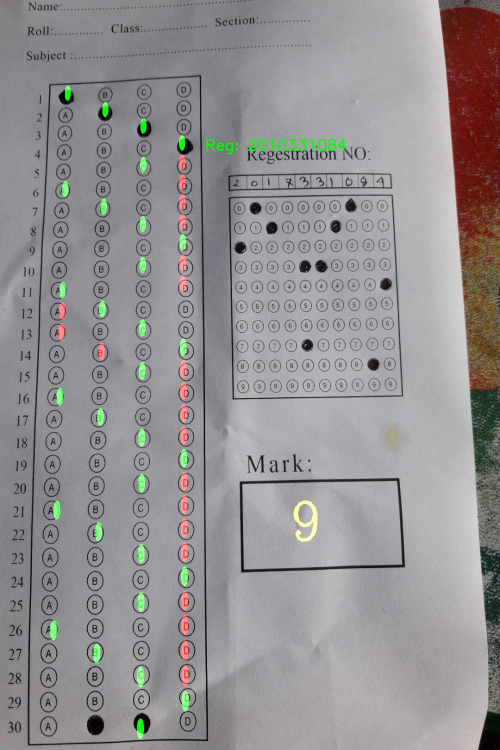
#> input picture Scanned_images/Reg-2010331084.jpg, 1000 x 1500 px (shown at 1/2 size); its folder holds only this picture in this run
$ python -i OMR_main.py   (imports and definitions only)
#> lines starting #> are read from the running program, lines starting #| are printed output that depends on the picture; after the words box and inside, x2 and y2 are one past the last pixel; in counts of white or black regions, pixels touching at a corner belong together
### utlis.py
import cv2
import numpy as np

## TO STACK ALL THE IMAGES IN ONE WINDOW
# [35 lines left out: function stackImages, not called in this run]

def rectContour(contours):

    rectCon = []
    for i in contours:
        area = cv2.contourArea(i)
        #print("Area",area)
        if area>50:
            peri = cv2.arcLength(i,True)
            approx = cv2.approxPolyDP(i,0.02*peri,True)
            #print("Corner Points",len(approx))
            if len(approx) == 4:
                rectCon.append(i)
    rectCon = sorted(rectCon, key=cv2.contourArea,reverse=True)

    return rectCon

def getCornerPoints(cont):
    peri = cv2.arcLength(cont, True)
    approx = cv2.approxPolyDP(cont, 0.02 * peri, True)
    return approx

def reorder(mypoints):

    mypoints = mypoints.reshape((4,2))
    mypointsNew = np.zeros((4,1,2),np.int32)
    add = mypoints.sum(1)
    #print(mypoints)
    #print(add)
    mypointsNew[0]= mypoints[np.argmin(add)] #[0 , 0]
    mypointsNew[3]= mypoints[np.argmax(add)] #[w , h]
    diff = np.diff(mypoints,axis=1)
    mypointsNew[1]=mypoints[np.argmin(diff)] #[w , 0]
    mypointsNew[2] = mypoints[np.argmax(diff)]  # [0 , h]
    #print(diff)

    return mypointsNew
def splitBoxes(img,q,c):
    rows = np.vsplit(img,q)
    #cv2.imshow("c1",rows[0])
    boxes = []
    for r in rows:
        cols = np.hsplit(r,c)
        for box in cols:
            boxes.append(box)

    #cv2.imshow("Split",boxes[0])

    return boxes
def showAnswers(img,myIndex,grading,ans,questions,choices):
    secW = int(img.shape[1]/choices)
    secH = int(img.shape[0]/questions)
    # print(secH)
    # print(secW)
    for x in range(0,questions):
        myAns = myIndex[x]
        cX = (myAns*secW)+secW//2
        cY = (x*secH) + secH // 2

        if grading[x] == 1:
           myColor = (0,255,0)
        else:
            myColor = (0,0,255)
            correctAns = ans[x]
            cv2.circle(img, ((correctAns*secW)+secW//2, (x*secH)+secH//2), 20, (0,255,0), cv2.FILLED)

        cv2.circle(img,(cX,cY),20,myColor,cv2.FILLED)
    return img

### OMR_main.py
import cv2
import numpy as np
import utlis
#import gui
import file_handeling as file
import heapq

################################################
path = "test4.jpg"
widthImg = 1000
heightImg = 1500
#question = gui.number_of_qusns
#choices = gui.number_of_optios
question=30
choices=4

#ans = [0,1,2,3,2,0,1,2,3,2,0,1,2,3,2,0,1,2,3,2,0,1,2,3,2,0,1,2,3,2]
#ans = [0,0,0,0,0,0,0,0,0,0,0,0,0,0,0,0,0,0,0,0,0,0,0,0,0,0,0,0,0,0]
ans = [0, 1, 0, 2, 3, 0, 2, 1, 3, 2, 2, 0, 3, 3, 0, 2, 3, 1, 2, 3, 0, 1, 1, 2, 3, 3, 1, 1, 2, 3]


webCamFeed = True
cameraNo = 0

################################################
#cap = cv2.VideoCapture(0)
#cap.set(10,250)
def set_q(x):
    global question
    question = x

def set_c(x):
    global choices
    choices = x
def set_ans():
    global ans
    ans = file.return_answer("Answers.txt")

def main_check(img):
    score = 0
    roll =""
    #if webCamFeed: success ,img = cap.read()
    #else:
    #img = cv2.imread(path)


    #PreProcessing
    img = cv2.resize(img,(widthImg,heightImg))
    imgContours = img.copy()
    imgFinal = img.copy()
    imgBiggestContours = img.copy()
    imgGray = cv2.cvtColor(img,cv2.COLOR_BGR2GRAY)
    imgBlur = cv2.GaussianBlur(imgGray,(5,5),1)
    imgCanny = cv2.Canny(imgBlur,10,50)
    try:
        #Finding all Contours
        countours, hierarchy = cv2.findContours(imgCanny,cv2.RETR_EXTERNAL,cv2.CHAIN_APPROX_NONE)
        cv2.drawContours(imgContours,countours,-1,(0,255,0),10 )
        # Find Recttangle
        rectCon = utlis.rectContour(countours)
        biggestContour = utlis.getCornerPoints(rectCon[0])
        gradePoints = utlis.getCornerPoints(rectCon[2])
        regPoints = utlis.getCornerPoints(rectCon[1])
        #print(biggestContour)

        if biggestContour.size != 0 and gradePoints.size != 0:
            cv2.drawContours(imgBiggestContours,biggestContour,-1,(0,255,0),20)
            cv2.drawContours(imgBiggestContours, gradePoints, -1, (255, 0, 0), 20)
            cv2.drawContours(imgBiggestContours, regPoints, -1, (255, 0, 0), 20)
            biggestContour = utlis.reorder(biggestContour)
            regPoints = utlis.reorder(regPoints)
            gradePoints = utlis.reorder(gradePoints)

            #mcq

            pt1 = np.float32(biggestContour)
            pt2 = np.float32([[0, 0], [widthImg, 0], [0, heightImg], [widthImg, heightImg]])
            matrix = cv2.getPerspectiveTransform(pt1, pt2)
            imgwrapcolored = cv2.warpPerspective(img, matrix, (widthImg, heightImg))
            #cv2.imshow("Grade", imgwrapcolored)

            #reg no

            ptR1 = np.float32(regPoints)
            ptR2 = np.float32([[0, 0], [320, 0], [0, 320], [320, 320]])
            matrixR = cv2.getPerspectiveTransform(ptR1, ptR2)
            imgRegDisplay = cv2.warpPerspective(img, matrixR, (320, 320))
            #cv2.imshow("Reg",imgRegDisplay)
            roll = reg(imgRegDisplay)

            #grade points

            ptG1 = np.float32(gradePoints)
            ptG2 = np.float32([[0, 0], [325, 0], [0, 150], [325, 150]])
            matrixG = cv2.getPerspectiveTransform(ptG1, ptG2)
            imgGradeDisplay = cv2.warpPerspective(img, matrixG, (325, 150))
            #cv2.imshow("Grade", imgGradeDisplay)


            ##apply threshold
            imgWrapGray = cv2.cvtColor(imgwrapcolored,cv2.COLOR_BGR2GRAY)
            imgBlurMCQ = cv2.GaussianBlur(imgWrapGray, (5, 5), 1)
            imgThresh = cv2.threshold(imgWrapGray,125,255,cv2.THRESH_BINARY_INV+cv2.THRESH_OTSU)[1]
            #imgThresh = cv2.adaptiveThreshold(imgBlurMCQ,255,cv2.ADAPTIVE_THRESH_MEAN_C,cv2.THRESH_BINARY_INV,5,2)
            #cv2.imshow("test",imgThresh)
            boxes = utlis.splitBoxes(imgThresh,question,choices)
            #cv2.imshow("test",boxes[0])

            #Getting Non Zero Pixel
            myPixelVal = np.zeros((question,choices))
            countC = 0
            countR = 0
            # print(question)
            # print(choices)
            # print(ans)
            for image in boxes:
                totalPixels = cv2.countNonZero(image)
                myPixelVal[countR][countC] = totalPixels
                countC +=1
                if (countC == choices):countR +=1 ;countC=0
            #print("XX")
            #print(myPixelVal)

            #Findings index value of the markings
            myIndex = []
            #print("xxxxx")
            for x in range(0,question):
                arr = myPixelVal[x]
                test_arr = heapq.nlargest(2,arr);
                #print("arr",arr)
                dif = test_arr[0]-test_arr[1]
                #print(dif)
                if(test_arr[0]>2100 and dif>100):
                    myIndexVal = np.where(arr ==np.amax(arr))
                    #print(myPixelVal[0])
                    myIndex.append(myIndexVal[0][0])
                else:
                    myIndex.append(5)
            #print(myIndex)

            #Grading
            grading = []
            #print(ans)
            for x in range (0,question):
                if ans[x] == myIndex[x]:
                    grading.append(1)
                else: grading.append(0)
            #print(grading)
            #print(grading)
            score = sum(grading)
            #print(score)

            #Dispaly Answers
            imgResults = imgwrapcolored.copy()
            imgResults = utlis.showAnswers(imgResults,myIndex,grading,ans,question,choices)
            imgRawDrawing = np.zeros_like(imgwrapcolored)
            imgRawDrawing = utlis.showAnswers(imgRawDrawing,myIndex,grading,ans,question,choices)
            invMatrix = cv2.getPerspectiveTransform(pt2, pt1)
            imgInvWrap = cv2.warpPerspective(imgRawDrawing, invMatrix, (widthImg, heightImg))
            #cv2.imshow("res",imgResults)
            imgRawGrade = np.zeros_like(imgGradeDisplay)
            cv2.putText(imgRawGrade,str(int(score)),(100,100),cv2.FONT_HERSHEY_COMPLEX,3,(0,255,255),3)
            invMatrixG = cv2.getPerspectiveTransform(ptG2, ptG1)
            imgInvGradeDisplay = cv2.warpPerspective(imgRawGrade, invMatrixG, (widthImg, heightImg))

            imgFinal = cv2.addWeighted(imgFinal,1,imgInvWrap,1,0)
            imgFinal = cv2.addWeighted(imgFinal, 1, imgInvGradeDisplay, 1, 0)


        # imgBlank = np.zeros_like(img)
        # imgArray = ([img, imgGray, imgBlur, imgCanny],
        #             [imgBlank, imgBiggestContours, imgwrapcolored, imgThresh],
        #             [imgResults, imgRawDrawing, imgInvWrap, imgFinal])
    except:
        pass
        # #imgBlank = np.zeros_like(img)
        # #imgArray = ([img, imgGray, imgBlur, imgCanny],
        #             [imgContours, imgBlank, imgBlank, imgBlank],
        #             [imgBlank, imgBlank, imgBlank, imgBlank])


    # #lables = [["Original","Gray","Blur","Canny"],
    #           ["Contours","Biggest Con","Wrap","Threshols"],
    #           ["Result","Raw Drawing","Inv Wrap","Final"]]
    #imgStacked = utlis.stackImages(imgArray,0.25)
    # #cv2.imshow("Final Result",imgFinal)
    #cv2.imshow("Stacked",imgStacked)
    # # if cv2.waitKey(1) & 0xFF == ord('s'):
    # #     cv2.imwrite("FinalResult.jpg",imgFinal)
    # #     cv2.waitKey(300)

    return imgFinal,roll,score

def reg(img):
    #print("x")
    ##apply threshold
    imgWrapGray = cv2.cvtColor(img, cv2.COLOR_BGR2GRAY)

    imgThresh = cv2.threshold(imgWrapGray, 125, 255, cv2.THRESH_BINARY_INV+cv2.THRESH_OTSU)[1]
    #print(imgThresh.shape)

    cols = np.hsplit(imgThresh,10)
    #print(cols)
    #cv2.imshow("rb1", cols[0])

    boxes = []
    for c in cols:
        rows = np.vsplit(c, 10)
        for box in rows:
            boxes.append(box)
    #cv2.imshow("rb1",boxes[2])
    myPixelVal = np.zeros((10, 10))
    countC = 0
    countR = 0
    for image in boxes:
        totalPixels = cv2.countNonZero(image)
        myPixelVal[countR][countC] = totalPixels
        countC += 1
        if (countC == 10): countR += 1;countC = 0
    #print(myPixelVal)
    myIndex = []
    for x in range(0, 10):
        arr = myPixelVal[x]
        # print("arr",arr)
        myIndexVal = np.where(arr == np.amax(arr))
        # print(myPixelVal[0])
        myIndex.append(myIndexVal[0][0])
    reg = ""
    for d in myIndex:
        reg=reg+str(d)
    #print(reg)


    return reg

>>> import cv2
>>> picture = cv2.imread('Scanned_images/Reg-2010331084.jpg')
#> picture is the input picture: shape (1500, 1000, 3); mean B, G, R 145.9, 144.8, 147.6
>>> result = main_check(picture)
#> in main_check, `imgCanny = cv2.Canny(imgBlur,10,50)`:
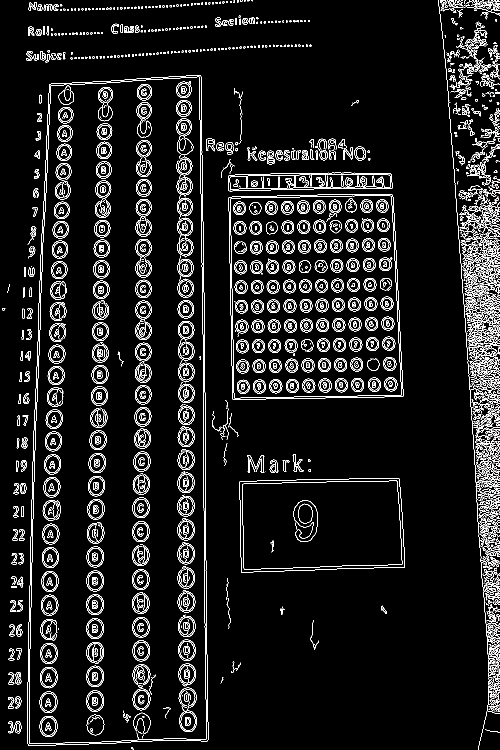
#> imgCanny: shape (1500, 1000) (shown at 1/2 size); 7.1% white in thin lines or dots
#> in main_check, `countours, hierarchy = cv2.findContours(imgCanny,cv2.RETR_EXTERNAL,cv2..`: countours = 1003 contours, 793 with area under 20; largest, box (x1, y1, x2, y2) and area: (55, 150, 417, 1492) 447208, (457, 388, 807, 800) 136004, (479, 956, 810, 1145) 58422, (456, 345, 785, 383) 10269, (953, 405, 1000, 464) 566
#> in main_check, `cv2.drawContours(imgContours,countours,-1,(0,255,0),10 )`:
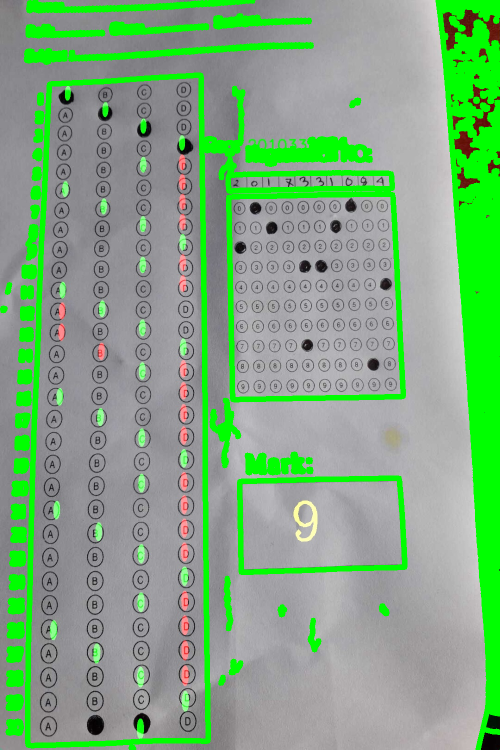
#> imgContours: shape (1500, 1000, 3) (shown at 1/2 size); 16.15% of pixels changed, all inside (x1, y1, x2, y2) = (0, 0, 1000, 1500)
#> the loop in rectContour, `for i in contours:` made 1003 passes
#> (area, peri, approx) on passes 211, 236, 332, 354, 410: (58422, 1018.1, [[798, 957], [479, 963], [482, 1144], [809, 1134]]), (60.5, 49.07, [[33, 921], [32, 942], [35, 942], [36, 922]]), (52.5, 44.24, [[38, 788], [37, 807], [40, 807], [41, 789]]), (58, 44.83, [[40, 744], [39, 763], [42, 763], [43, 744]]), (55.5, 43.41, [[45, 617], [45, 636], [48, 636], [48, 618]])
#> after the loop in rectContour, `for i in contours:`: rectCon = 11 contours; largest, box (x1, y1, x2, y2) and area: (55, 150, 417, 1492) 447208, (457, 388, 807, 800) 136004, (479, 956, 810, 1145) 58422, (456, 345, 785, 383) 10269, (32, 921, 37, 943) 60
#> in getCornerPoints, `peri = cv2.arcLength(cont, True)`: peri = 3356.8
#> in getCornerPoints, `approx = cv2.approxPolyDP(cont, 0.02 * peri, True)`: approx = [[401, 150], [98, 170], [56, 1490], [416, 1479]]
#> in main_check, `gradePoints = utlis.getCornerPoints(rectCon[2])`: gradePoints = [[798, 957], [479, 963], [482, 1144], [809, 1134]]
#> in main_check, `regPoints = utlis.getCornerPoints(rectCon[1])`: regPoints = [[784, 389], [457, 395], [465, 798], [806, 792]]
#> in reorder, `mypoints = mypoints.reshape((4,2))`: mypoints = [[401, 150], [98, 170], [56, 1490], [416, 1479]]
#> in reorder, `add = mypoints.sum(1)`: add = [551, 268, 1546, 1895]
#> in reorder, `diff = np.diff(mypoints,axis=1)`: diff = [-251, 72, 1434, 1063]
#> in main_check, `biggestContour = utlis.reorder(biggestContour)`: biggestContour = [[98, 170], [401, 150], [56, 1490], [416, 1479]]
#> in main_check, `regPoints = utlis.reorder(regPoints)`: regPoints = [[457, 395], [784, 389], [465, 798], [806, 792]]
#> in main_check, `gradePoints = utlis.reorder(gradePoints)`: gradePoints = [[479, 963], [798, 957], [482, 1144], [809, 1134]]
#> in main_check, `pt1 = np.float32(biggestContour)`: pt1 = [[98, 170], [401, 150], [56, 1490], [416, 1479]]
#> in main_check, `matrix = cv2.getPerspectiveTransform(pt1, pt2)`: matrix = [[3.43, 0.109, -354.7], [0.0918, 1.39, -245.5], [3.74e-05, 0.000147, 1]]
#> in main_check, `imgwrapcolored = cv2.warpPerspective(img, matrix, (widthImg, heightImg))`:
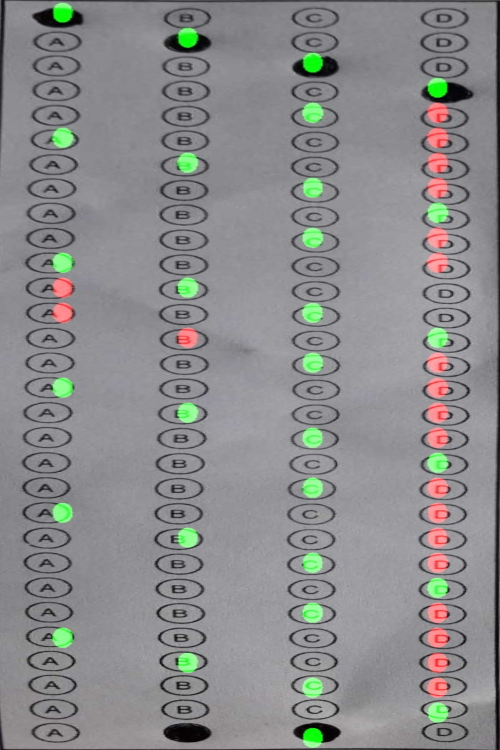
#> imgwrapcolored: shape (1500, 1000, 3) (shown at 1/2 size); mean B, G, R 139.6, 138.8, 138.4
#> in main_check, `ptR1 = np.float32(regPoints)`: ptR1 = [[457, 395], [784, 389], [465, 798], [806, 792]]
#> in main_check, `matrixR = cv2.getPerspectiveTransform(ptR1, ptR2)`: matrixR = [[1.02, -0.0203, -459.7], [0.0159, 0.865, -349.1], [3.99e-06, 0.000111, 1]]
#> in reg, `imgThresh = cv2.threshold(imgWrapGray, 125, 255, cv2.THRESH_BINARY_INV..`:
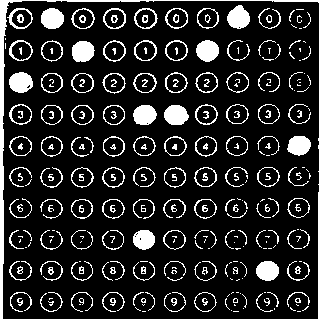
#> imgThresh: shape (320, 320); 15.3% white; 285 white regions (118 under 20 px), largest, box (x1, y1, x2, y2) and area: (0, 0, 320, 320) 2514, (227, 5, 250, 29) 396, (164, 105, 189, 125) 391
#> in reg, `cols = np.hsplit(imgThresh,10)`: cols = 10 items
#> the loop in reg, `for c in cols:` made 10 passes
#> after the loop in reg, `for c in cols:`: boxes = 100 items
#> the loop in reg, `for image in boxes:` made 100 passes
#> totalPixels on passes 1 to 8: 442, 280, 513, 249, 227, 221, 215, 217
#> after the loop in reg, `for image in boxes:`: countC = 0; countR = 10
#> the loop in reg, `for x in range(0, 10):` made 10 passes
#> (arr, myIndexVal) on passes 1 to 7: ([442, 280, 513, 249, 227, 221, 215, 217, 217, 229], ([2],)), ([430, 109, 117, 106, 105, 109, 98, 86, 109, 127], ([0],)), ([203, 389, 118, 112, 103, 114, 108, 73, 98, 117], ([1],)), ([218, 127, 123, 109, 111, 114, 109, 90, 97, 137], ([0],)), ([207, 129, 128, 378, 102, 100, 100, 344, 100, 115], ([3],)), ([171, 123, 124, 391, 112, 103, 107, 93, 86, 125], ([3],)), ([151, 387, 121, 132, 115, 119, 112, 71, 94, 124], ([1],))
#> after the loop in reg, `for x in range(0, 10):`: myIndex = [2, 0, 1, 0, 3, 3, 1, 0, 8, 4]
#> the loop in reg, `for d in myIndex:` made 10 passes
#> (d, reg) on passes 1 to 8: (2, '2'), (0, '20'), (1, '201'), (0, '2010'), (3, '20103'), (3, '201033'), (1, '2010331'), (0, '20103310')
#> in main_check, `roll = reg(imgRegDisplay)`: roll = '2010331084'
#> in main_check, `ptG1 = np.float32(gradePoints)`: ptG1 = [[479, 963], [798, 957], [482, 1144], [809, 1134]]
#> in main_check, `matrixG = cv2.getPerspectiveTransform(ptG1, ptG2)`: matrixG = [[1.12, -0.0185, -518.1], [0.0179, 0.953, -926.7], [-6.99e-05, 0.000161, 1]]
#> in main_check, `imgThresh = cv2.threshold(imgWrapGray,125,255,cv2.THRESH_BINARY_INV+cv..`:
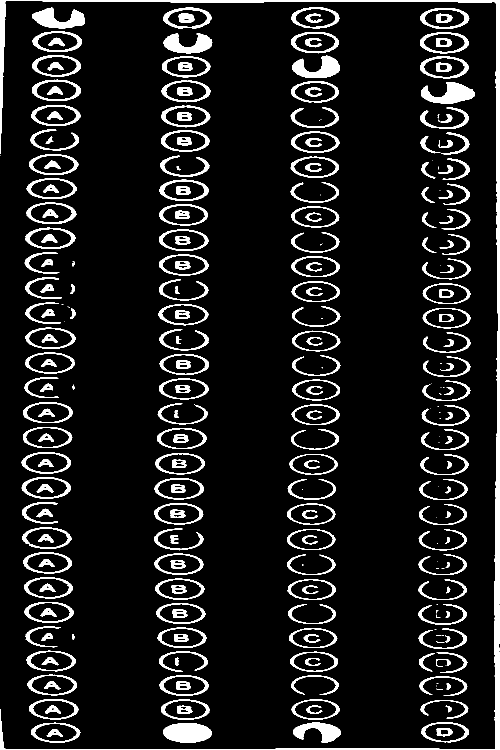
#> imgThresh: shape (1500, 1000) (shown at 1/2 size); 9.7% white; 290 white regions (54 under 20 px), largest, box (x1, y1, x2, y2) and area: (0, 0, 1000, 1500) 20184, (326, 1446, 424, 1486) 3047, (842, 164, 950, 207) 2597
#> in splitBoxes, `rows = np.vsplit(img,q)`: rows = 30 items
#> the loop in splitBoxes, `for r in rows:` made 30 passes
#> after the loop in splitBoxes, `for r in rows:`: boxes = 120 items
#> the loop in main_check, `for image in boxes:` made 120 passes
#> totalPixels on passes 1 to 8: 3347, 2513, 2072, 2557, 2032, 2160, 1274, 1786
#> after the loop in main_check, `for image in boxes:`: countC = 0; countR = 30; myPixelVal = 30 rows, first 6: [3347, 2513, 2072, 2557], [2032, 2160, 1274, 1786], [1703, 1427, 2234, 1816], [1634, 1353, 1323, 2851], [1491, 1350, 740, 1579], [1049, 1314, 1139, 1389]
#> the loop in main_check, `for x in range(0,question):` made 30 passes
#> (arr, test_arr, dif, myIndexVal) on passes 1, 2, 4: ([3347, 2513, 2072, 2557], [3347, 2557], 790, ([0],)), ([2032, 2160, 1274, 1786], [2160, 2032], 128, ([1],)), ([1634, 1353, 1323, 2851], [2851, 1634], 1217, ([3],))
#> call 2 of showAnswers, with questions = 30, choices = 4
#> after the loop in showAnswers (call 2), `for x in range(0,questions):`:
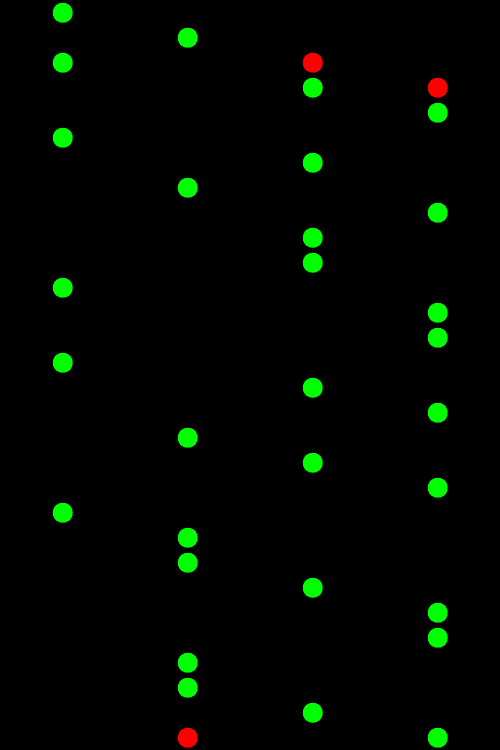
#> img: shape (1500, 1000, 3) (shown at 1/2 size); mean B, G, R 0, 6.4, 0.6
#> in main_check, `cv2.putText(imgRawGrade,str(int(score)),(100,100),cv2.FONT_HERSHEY_COM..`:
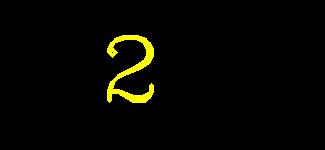
#> imgRawGrade: shape (150, 325, 3); mean of channels 0, 1, 2 0, 5.7, 5.7; drawn as B, G, R
